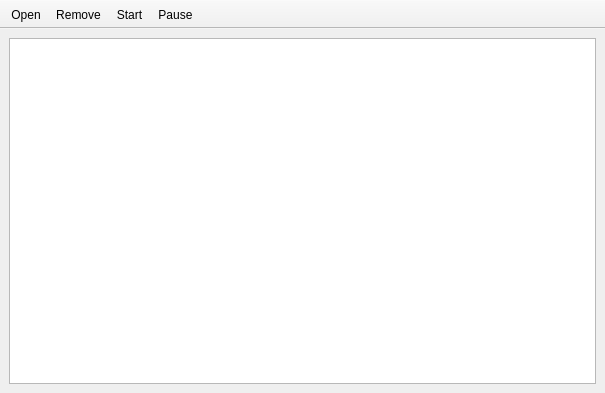
<?xml version="1.0" encoding="UTF-8"?>
<ui version="4.0">
 <class>MainWindow</class>
 <widget class="QMainWindow" name="MainWindow">
  <property name="geometry">
   <rect>
    <x>0</x>
    <y>0</y>
    <width>605</width>
    <height>393</height>
   </rect>
  </property>
  <property name="windowTitle">
   <string>Hypergrace</string>
  </property>
  <widget class="QWidget" name="centralwidget">
   <layout class="QVBoxLayout" name="verticalLayout">
    <item>
     <widget class="QListView" name="listView"/>
    </item>
   </layout>
  </widget>
  <widget class="QToolBar" name="toolBar">
   <property name="contextMenuPolicy">
    <enum>Qt::PreventContextMenu</enum>
   </property>
   <property name="windowTitle">
    <string>Torrent Controller Toolbar</string>
   </property>
   <property name="movable">
    <bool>false</bool>
   </property>
   <attribute name="toolBarArea">
    <enum>TopToolBarArea</enum>
   </attribute>
   <attribute name="toolBarBreak">
    <bool>false</bool>
   </attribute>
   <addaction name="actionOpen"/>
   <addaction name="actionRemove"/>
   <addaction name="actionStart"/>
   <addaction name="actionPause"/>
  </widget>
  <action name="actionOpen">
   <property name="text">
    <string>Open ...</string>
   </property>
   <property name="toolTip">
    <string>Load a torrent file</string>
   </property>
  </action>
  <action name="actionRemove">
   <property name="text">
    <string>Remove</string>
   </property>
  </action>
  <action name="actionPause">
   <property name="text">
    <string>Pause</string>
   </property>
  </action>
  <action name="actionStart">
   <property name="text">
    <string>Start</string>
   </property>
  </action>
 </widget>
 <resources/>
 <connections/>
</ui>
